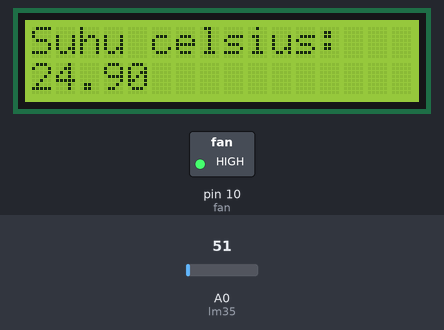
This sketch was run on a simulated Arduino Uno, built with avr-gcc and run on an emulated ATmega328P. On the bench: 16×2 character LCD, switched loads named in the sketch (green lamp = pin HIGH). The inputs (shaded band) are chosen by the test bench; at power-on: A0 (lm35) = 51.

Above: at 2.2 s.
2.3 s: A0 (lm35) set to 43
At 3.1 s:
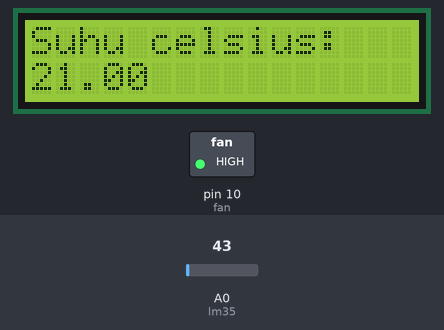
3.9 s: A0 (lm35) set to 38
At 5.0 s:
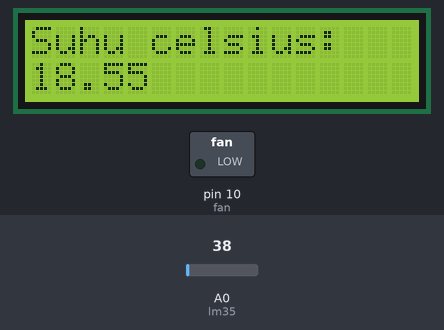
5.5 s: A0 (lm35) set to 30
At 6.6 s:
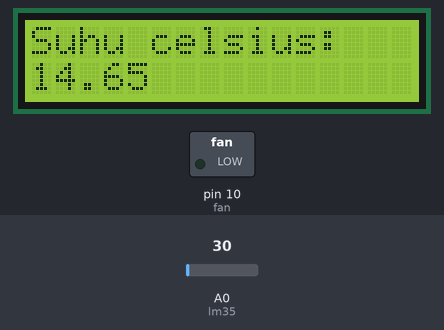
Timing chart, 0 to 8.5 s (numbered marks = the images above; inputs shaded):
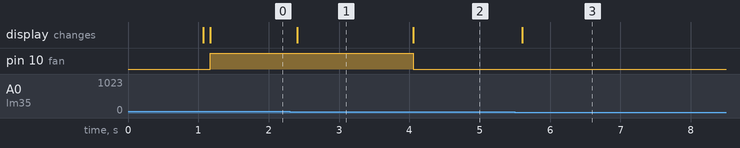

Measured:
- the behaviour switches between 41 and 40 on A0 (lm35) (found by bisection; images 1 and 2)
- after the input at 2.3 s, the display: changes after 0.11 s (image 1)
- after the input at 3.9 s, pin 10 (fan): HIGH → LOW after 0.16 s; the display: changes after 0.16 s (image 2)
- after the input at 5.5 s, the display: changes after 0.10 s (image 3)

The sketch:

fan_Controlled_Temperature.ino
```cpp
#include <LiquidCrystal.h>

LiquidCrystal lang(4, 5, 6, 7, 8, 9);

int lm35 = A0;
int val = 0;
int fan = 10;
float temp;

void setup()
{
  pinMode(A0, INPUT);
  pinMode(10, OUTPUT);
  lang.begin(16, 2);
  lang.setCursor(0, 0);
  lang.print("Arduino");
  lang.setCursor(0, 1);
  lang.print("Pengukur Suhu");
  delay(1000);
  lang.clear();
}

void loop()
{
  val = analogRead(lm35);
  delay(100);
  lang.setCursor(0, 0);
  lang.print("Suhu celsius:");
  lang.setCursor(0, 1);
  temp = val * 5;
  temp *= 100;
  temp /= 1024;
  lang.print(temp);
  if (temp >= 20)
  {
    digitalWrite(fan, HIGH);
  }
  else
  {
    digitalWrite(fan, LOW);
  }
}
```
